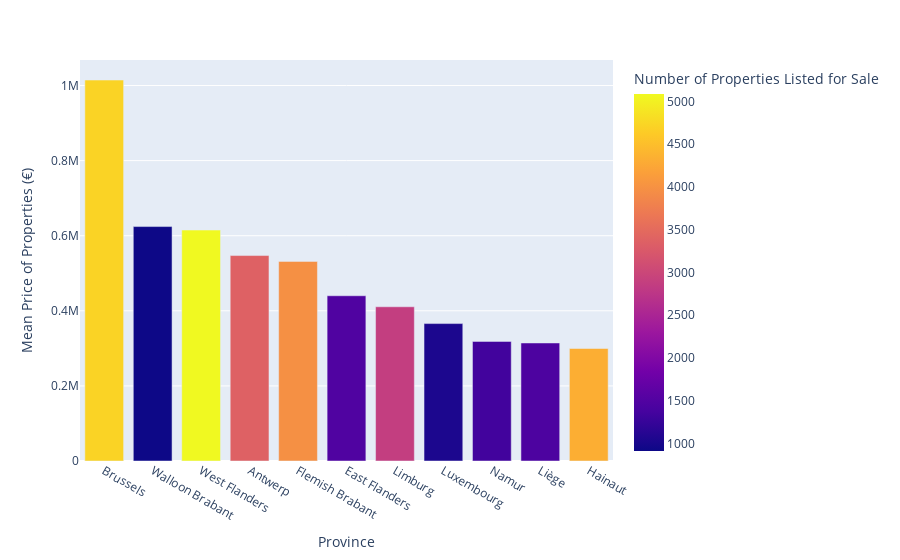

The code cell stored with this chart in its notebook:
### Code cell
mean_price_per_province = df.groupby('province')['price'].mean().sort_values(ascending=False)
number_of_properties_per_province = df['province'].value_counts().sort_index()

px.bar(df, x=mean_price_per_province.index, y=mean_price_per_province.values, color=number_of_properties_per_province.values, labels ={
    'x':'Province',
    'y':'Mean Price of Properties (€)',
    'color':'Number of Properties Listed for Sale'
    })

### Figure 1 — Plotly figure (JSON) as saved in the notebook; plotly's stock layout.template omitted (floating-point values rounded to 4 significant figures)
{"data": [{"alignmentgroup": "True", "hovertemplate": "Province=%{x}<br>Mean Price of Properties (€)=%{y}<br>Number of Properties Listed for Sale=%{marker.color}<extra></extra>", "legendgroup": "", "marker": {"color": [4715, 910, 5087, 3372, 3975, 1475, 2873, 1036, 1344, 1451, 4316], "coloraxis": "coloraxis", "pattern": {"shape": ""}}, "name": "", "offsetgroup": "", "orientation": "v", "showlegend": false, "textposition": "auto", "type": "bar", "x": ["Brussels", "Walloon Brabant", "West Flanders", "Antwerp", "Flemish Brabant", "East Flanders", "Limburg", "Luxembourg", "Namur", "Liège", "Hainaut"], "xaxis": "x", "y": [1015000.0, 624400.0, 615100.0, 547200.0, 531600.0, 440100.0, 410800.0, 366000.0, 318500.0, 314300.0, 299600.0], "yaxis": "y"}], "layout": {"barmode": "relative", "coloraxis": {"colorbar": {"title": {"text": "Number of Properties Listed for Sale"}}, "colorscale": [[0, "#0d0887"], [0.1111, "#46039f"], [0.2222, "#7201a8"], [0.3333, "#9c179e"], [0.4444, "#bd3786"], [0.5556, "#d8576b"], [0.6667, "#ed7953"], [0.7778, "#fb9f3a"], [0.8889, "#fdca26"], [1, "#f0f921"]]}, "legend": {"tracegroupgap": 0}, "margin": {"t": 60}, "xaxis": {"anchor": "y", "domain": [0, 1], "title": {"text": "Province"}}, "yaxis": {"anchor": "x", "domain": [0, 1], "title": {"text": "Mean Price of Properties (€)"}}}}
